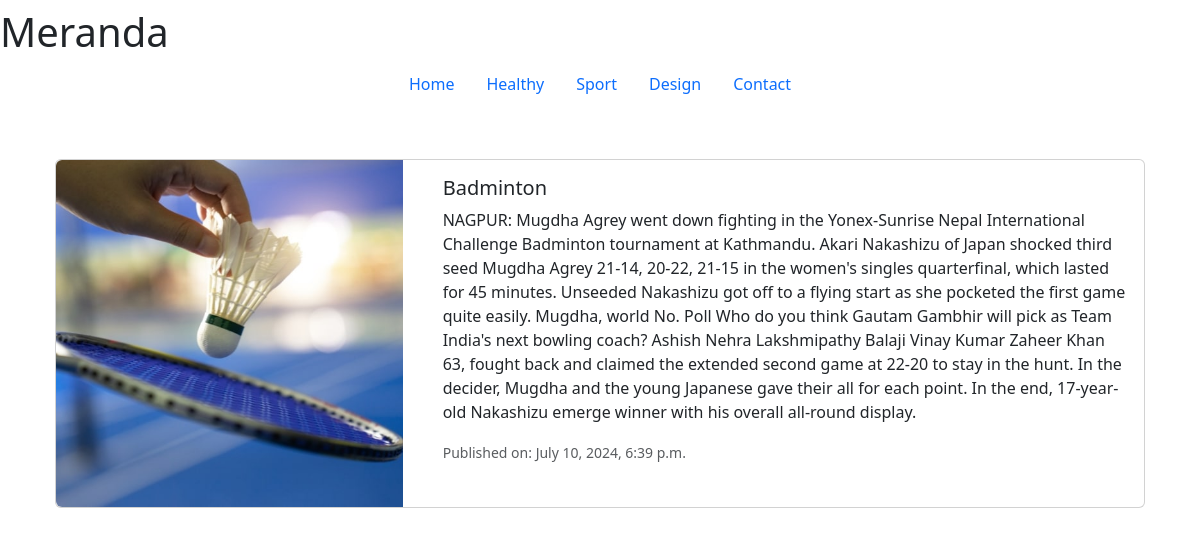
Screenshot of /sport/2/ with the database file from the repository.
### meranda/models.py (models this page shows, shortened)
class Sport(models.Model):
    category = models.ForeignKey(Category, on_delete=models.CASCADE, related_name='sports', verbose_name='Category')
    title = models.CharField(max_length=100, verbose_name='Title')
    content = models.TextField(verbose_name='Content')
    created_at = models.DateTimeField(auto_now_add=True, verbose_name='Created At')
    img = models.ImageField(upload_to='sports/', verbose_name='Image')
    class Meta:
        ordering = ['-created_at']
        verbose_name_plural = 'Sports'

### meranda/views.py (the view)
# urls.py: path('sport/<int:pk>/', views.SportDetailView.as_view(), name='sport-detail'),
class SportDetailView(DetailView):
    model = Sport
    template_name = 'meranda/sport_detail.html'

### meranda/templates/meranda/sport_detail.html (shortened to what this page needs)
<!DOCTYPE html>
<html lang="en">
<head>
  <link href="https://cdn.jsdelivr.net/npm/bootstrap@5.3.3/dist/css/bootstrap.min.css" rel="stylesheet">
</head>
<body>
  <div>
    <header>
      <div><h1>Meranda</h1></div>
      <ul class="nav justify-content-center">
        <li class="nav-item">
          <a class="nav-link" href="{% url 'category-list' %}">Home</a>
        </li>
        <li class="nav-item">
          <a class="nav-link active" aria-current="page" href="{% url 'healthy-list' %}">Healthy</a>
        </li>
        <li class="nav-item">
          <a class="nav-link" href="{% url 'sport-list' %}">Sport</a>
        </li>
        <li class="nav-item">
          <a class="nav-link" href="{% url 'design-list' %}">Design</a>
        </li>
        <li class="nav-item">
          <a class="nav-link" href="{% url 'index' %}">Contact</a>
        </li>
      </ul>
    </header>
  </div>
  <div class="card mb-3" style="margin: 55px;">
    <div class="row no-gutters">
      <div class="col-md-4" style="text-align: center;">
        <img src="{{ object.img.url }}" class="img-fluid rounded-start" alt="{{ object.title }}">
      </div>
      <div class="col-md-8">
        <div class="card-body">
          <h5 class="card-title">{{ object.title }}</h5>
          <p class="card-text">{{ object.content }}</p>
          <p class="card-text"><small class="text-muted">Published on: {{ object.created_at }}</small></p>
        </div>
      </div>
    </div>
  </div>
</body>
</html>

### rows the page displays
Sport: img (picture), title "Badminton", content "NAGPUR: Mugdha Agrey went down fighting in the Yonex-Sunrise Nepal International Challenge Badminton tournament at Kathmandu. Akari Nakashizu of Japan shocked third seed Mugdha Agrey 21-14, 20-22, 21-15 in the women's singles quarterfinal, which lasted for 45 minutes. Unseeded Nakashizu got off to a flying start as she pocketed the first game quite easily. Mugdha, world No. Poll Who do you think Gautam Gambhir will pick as Team India's next bowling coach? Ashish Nehra Lakshmipathy Balaji Vinay Kumar Zaheer Khan 63, fought back and claimed the extended second game at 22-20 to stay in the hunt. In the decider, Mugdha and the young Japanese gave their all for each point. In the end,…", created_at "July 10, 2024, 6:39 p.m."
